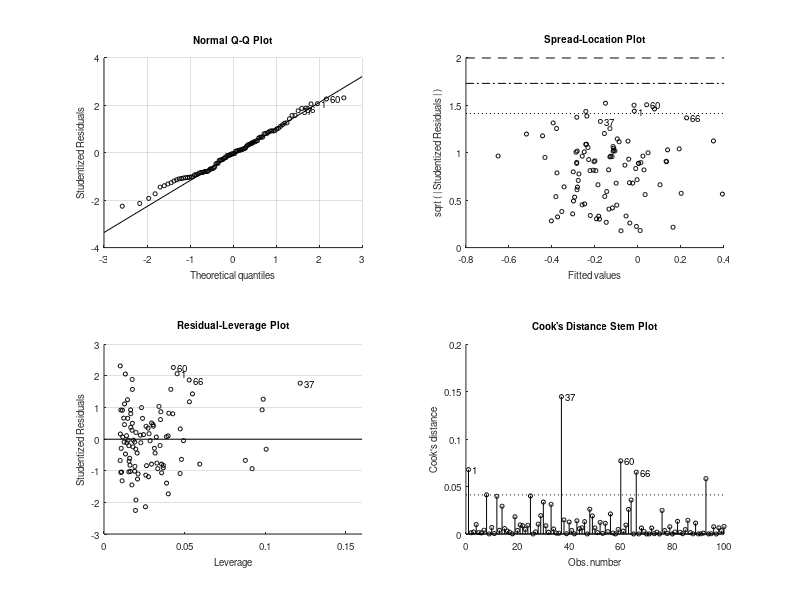

The MATLAB source for this figure: (Note: this script raises an error after producing the figure.)
T = 100; % Sample size
sigma2 = 2; % Variance of error term
k_vals = 2:10; % Number of regressors
sim = 1e4; % Number of simulations

% Preallocate array for results
R2_vals = zeros(sim, length(k_vals));

% Loop over k values
for a = 1:length(k_vals)
    k = k_vals(a); % Current k value
    % Loop over simulations
    for i = 1:sim
        % Generate design matrix X
        X = [ones(T, 1), normrnd(0, 1, T, k)];
        % Generate error term
        e = normrnd(0, sqrt(sigma2), T, 1);
        % Generate response variable
        y = X * zeros(k+1, 1) + e;
        % Fit linear regression model
        mdl = fitlm(X(:, 2:end), y);
        % Compute R-squared statistic
        R2_vals(i, a) = mdl.Rsquared.Ordinary;
    end
end

%%

% Plot boxplots of R-squared values for each k value
figure
boxplot(R2_vals, 'Labels', string(k_vals))
xlabel('Number of Regressors')
ylabel('R-squared Value')
title('Boxplots of R-squared Values for Different Numbers of Regressors')


%%

%The resulting plot shows nine boxplots, one for each k value, showing 
% the distribution of R-squared values for each simulation. From the plot, 
% we can see that the median R-squared value decreases as the number of 
% bogus regressors increases. This is because as more regressors are added,
% some of them are likely to be non-significant and add noise to the model. 
% This noise reduces the fit of the model, and as a result, the R-squared 
% value decreases. We can also see that the spread of the R-squared 
% values increases as the number of bogus regressors increases. This is
% because with more regressors, there is more variability in the model 
% fit due to the added noise from non-significant regressors. This 
% increased variability is reflected in the larger interquartile range
% and longer whiskers of the boxplots. Overall, this plot shows the 
% importance of careful selection of regressors in linear regression models. 
% Adding too many non-significant regressors can decrease the fit of the model
% and increase its variability, leading to inaccurate conclusions and predictions.
